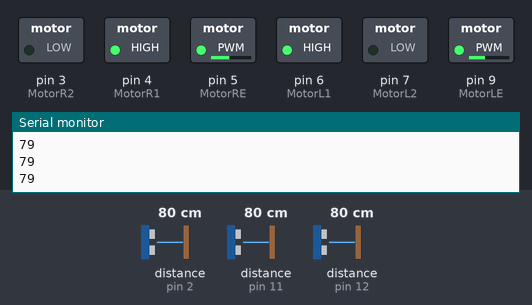
This sketch was run on a simulated Arduino Uno, built with avr-gcc and run on an emulated ATmega328P. Parts: switched loads named in the sketch (green lamp = pin HIGH), the last lines printed to the serial monitor. Wiring (inferred from the names in the program): 3 × ultrasonic range finder: trigger pin 8, echo pin 2 / trigger pin 10, echo pin 11 / trigger pin 13, echo pin 12. The test bench sets the inputs (shaded band); at power-on: distance to the obstacle (sensors on pin 12, pin 11, pin 2) 80 cm. The echo pulse lasts 58.3 µs per cm; pins used as bus, display or sensor lines are not drawn.

Above: at 1.2 s.
1.3 s: distance to the obstacle (sensor on pin 12) set to 13 cm
2.8 s: distance to the obstacle (sensor on pin 12) set to 10 cm
At 3.8 s:
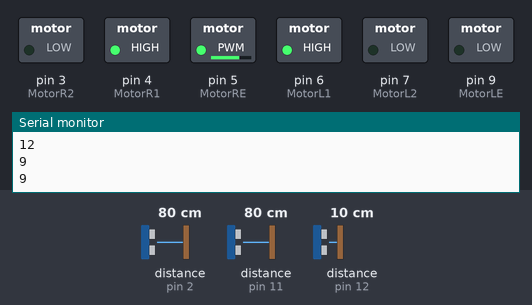
4.3 s: distance to the obstacle (sensor on pin 11) set to 22 cm
5.8 s: distance to the obstacle (sensor on pin 11) set to 18 cm
At 6.9 s:
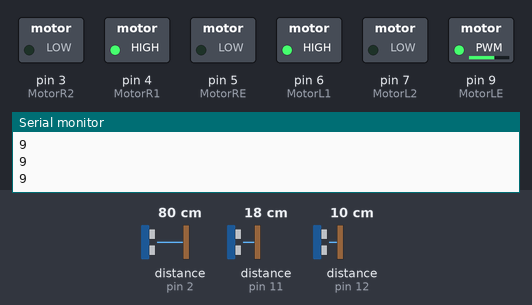
7.3 s: distance to the obstacle (sensor on pin 11) set to 35 cm
At 7.8 s:
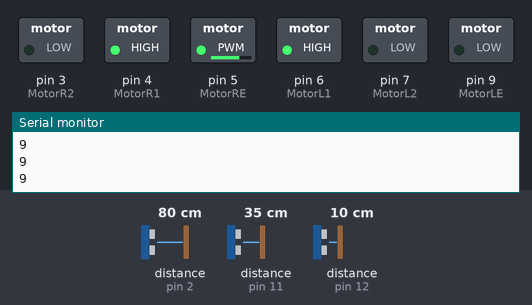
8.9 s: distance to the obstacle (sensor on pin 11) set to 2 cm
At 9.8 s:
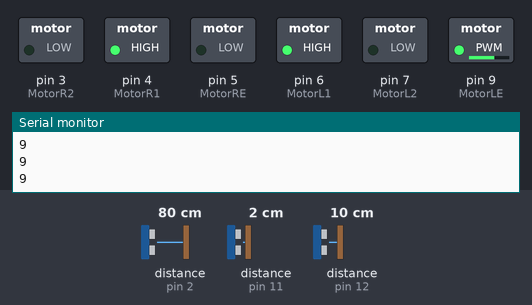
Timing chart, 0 to 11.4 s (numbered marks = the images above; inputs shaded):
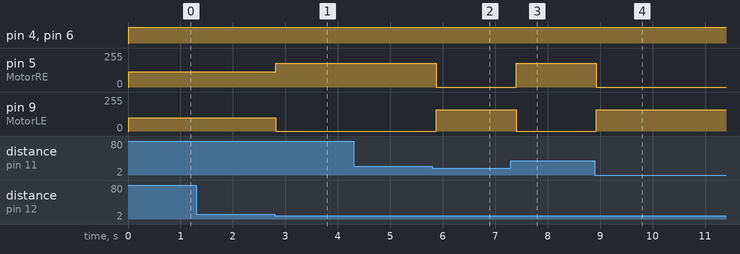

Measured:
- the behaviour switches between 12 and 11 cm on distance to the obstacle (sensor on pin 12) (found by bisection; images 0 and 1)
- the behaviour switches between 21 and 20 cm on distance to the obstacle (sensor on pin 11) (found by bisection; images 1 and 2)
- after the input at 2.8 s, pin 5 (MotorRE): 115/255 → 180/255 at once; pin 9 (MotorLE): 100/255 → 0/255 at once
- after the input at 5.8 s, pin 5 (MotorRE): 180/255 → 0/255 after 0.08 s; pin 9 (MotorLE): 0/255 → 160/255 after 0.08 s
- after the input at 7.3 s, pin 5 (MotorRE): 0/255 → 180/255 after 0.10 s; pin 9 (MotorLE): 160/255 → 0/255 after 0.10 s
- after the input at 8.9 s, pin 5 (MotorRE): 180/255 → 0/255 at once; pin 9 (MotorLE): 0/255 → 160/255 at once

The sketch:

sketch_mar28a.ino
```cpp
#define onechoPin 12 //Ultrasonik sensÃ¶rÃ¼n echo pini Arduino'nun 12.pinine
#define ontrigPin 13
#define solechoPin 11 //Ultrasonik sensÃ¶rÃ¼n echo pini Arduino'nun 12.pinine
#define soltrigPin 10
#define sagechoPin 2 //Ultrasonik sensÃ¶rÃ¼n echo pini Arduino'nun 12.pinine
#define sagtrigPin 8//Ultrasonik sensÃ¶rÃ¼n trig pini Arduino'nun 13.pinine tanÄ±mlandÄ±.
#define MotorR1 4
#define MotorR2 3
#define MotorRE 5  // Motor pinlerini tanÄ±mlÄ±yoruz.
#define MotorL1 6
#define MotorL2 7
#define MotorLE 9


long sure,sure3,sure2, uzaklik , uzaklik2 , uzaklik3; //sÃ¼re ve uzaklÄ±k diye iki deÄŸiÅŸken tanÄ±mlÄ±yoruz.

void setup() {


  // ultrasonik sensÃ¶r Trig pininden ses dalgalarÄ± gÃ¶nderdiÄŸi iÃ§in OUTPUT (Ã‡Ä±kÄ±ÅŸ),
  // bu dalgalarÄ± Echo pini ile geri aldÄ±ÄŸÄ± iÃ§in INPUT (GiriÅŸ) olarak tanÄ±mlanÄ±r.
  pinMode(onechoPin, INPUT);
  pinMode(ontrigPin, OUTPUT);
  pinMode(solechoPin, INPUT);
  pinMode(soltrigPin, OUTPUT);
  pinMode(sagechoPin, INPUT);
  pinMode(sagtrigPin, OUTPUT);

  pinMode(MotorL1, OUTPUT);
  pinMode(MotorL2, OUTPUT);
  pinMode(MotorLE, OUTPUT); //MotorlarÄ±mÄ±zÄ± Ã§Ä±kÄ±ÅŸ olarak tanÄ±mlÄ±yoruz.
  pinMode(MotorR1, OUTPUT);
  pinMode(MotorR2, OUTPUT);
  pinMode(MotorRE, OUTPUT);


  Serial.begin(9600);

}

void loop() {


  digitalWrite(ontrigPin, LOW); //sensÃ¶r pasif hale getirildi
  delayMicroseconds(5);
  digitalWrite(ontrigPin, HIGH); //Sensore ses dalgasÄ±nÄ±n Ã¼retmesi iÃ§in emir verildi
  delayMicroseconds(10);
  digitalWrite(ontrigPin, LOW); //Yeni dalgalarÄ±n Ã¼retilmemesi iÃ§in trig pini LOW konumuna getirildi

  sure = pulseIn(onechoPin, HIGH); //ses dalgasÄ±nÄ±n geri dÃ¶nmesi iÃ§in geÃ§en sure Ã¶lÃ§Ã¼lÃ¼yor
  uzaklik = sure / 29.1 / 2; //Ã¶lÃ§Ã¼len sÃ¼re uzaklÄ±ÄŸa Ã§evriliyor

  digitalWrite(soltrigPin, LOW); //sensÃ¶r pasif hale getirildi
  delayMicroseconds(5);
  digitalWrite(soltrigPin, HIGH); //Sensore ses dalgasÄ±nÄ±n Ã¼retmesi iÃ§in emir verildi
  delayMicroseconds(10);
  digitalWrite(soltrigPin, LOW); //Yeni dalgalarÄ±n Ã¼retilmemesi iÃ§in trig pini LOW konumuna getirildi

  sure2 = pulseIn(solechoPin, HIGH); //ses dalgasÄ±nÄ±n geri dÃ¶nmesi iÃ§in geÃ§en sure Ã¶lÃ§Ã¼lÃ¼yor
  uzaklik2 = sure2 / 29.1 / 2; //Ã¶lÃ§Ã¼len sÃ¼re uzaklÄ±ÄŸa Ã§evriliyor

  digitalWrite(sagtrigPin, LOW); //sensÃ¶r pasif hale getirildi
  delayMicroseconds(5);
  digitalWrite(sagtrigPin, HIGH); //Sensore ses dalgasÄ±nÄ±n Ã¼retmesi iÃ§in emir verildi
  delayMicroseconds(10);
  digitalWrite(sagtrigPin, LOW); //Yeni dalgalarÄ±n Ã¼retilmemesi iÃ§in trig pini LOW konumuna getirildi

  sure3 = pulseIn(sagechoPin, HIGH); //ses dalgasÄ±nÄ±n geri dÃ¶nmesi iÃ§in geÃ§en sure Ã¶lÃ§Ã¼lÃ¼yor
  uzaklik3 = sure3 / 29.1 / 2; //Ã¶lÃ§Ã¼len sÃ¼re uzaklÄ±ÄŸa Ã§evriliyor
  Serial.println(uzaklik);


  if(uzaklik > 10){ // UzaklÄ±k 15'den kÃ¼Ã§Ã¼k ise,
   ileri();
  //delay(100);
  }
    else{
    if(uzaklik2 < 20){

      sag();
      delay(500);
    }
      else{
      sol();
      delay(500);
      }
    }


  }


void ileri(){  // Robotun ileri yÃ¶nde hareketi iÃ§in fonksiyon tanÄ±mlÄ±yoruz.

  digitalWrite(MotorR1, HIGH); // SaÄŸ motorun ileri hareketi aktif
  digitalWrite(MotorR2, LOW); // SaÄŸ motorun geri hareketi pasif
  analogWrite(MotorRE, 115 ); // SaÄŸ motorun hÄ±zÄ± 150

  digitalWrite(MotorL1, HIGH); // Sol motorun ileri hareketi aktif
  digitalWrite(MotorL2, LOW); // Sol motorun geri hareketi pasif
  analogWrite(MotorLE, 100); // Sol motorun hÄ±zÄ± 150


}


void sag(){ // Robotun saÄŸa dÃ¶nme hareketi iÃ§in fonksiyon tanÄ±mlÄ±yoruz.

  digitalWrite(MotorR1, HIGH); // SaÄŸ motorun ileri hareketi aktif
  digitalWrite(MotorR2, LOW); // SaÄŸ motorun geri hareketi pasif
  analogWrite(MotorRE, 0); // SaÄŸ motorun hÄ±zÄ± 0 (Motor duruyor)

  digitalWrite(MotorL1, HIGH); // Sol motorun ileri hareketi aktif
  digitalWrite(MotorL2, LOW); // Sol motorun geri hareketi pasif
  analogWrite(MotorLE, 160); // Sol motorun hÄ±zÄ± 150


}
void sol(){ // Robotun saÄŸa dÃ¶nme hareketi iÃ§in fonksiyon tanÄ±mlÄ±yoruz.

  digitalWrite(MotorR1, HIGH); // SaÄŸ motorun ileri hareketi aktif
  digitalWrite(MotorR2, LOW); // SaÄŸ motorun geri hareketi pasif
  analogWrite(MotorRE, 180); // SaÄŸ motorun hÄ±zÄ± 0 (Motor duruyor)

  digitalWrite(MotorL1, HIGH); // Sol motorun ileri hareketi aktif
  digitalWrite(MotorL2, LOW); // Sol motorun geri hareketi pasif
  analogWrite(MotorLE, 0); // Sol motorun hÄ±zÄ± 150


}


void geri(){ // Robotun geri yÃ¶nde hareketi iÃ§in fonksiyon tanimliyoruz.

  digitalWrite(MotorR1, LOW); // SaÄŸ motorun ileri hareketi pasif
  digitalWrite(MotorR2, HIGH); // SaÄŸ motorun geri hareketi aktif
  analogWrite(MotorRE, 0); // SaÄŸ motorun hÄ±zÄ± 150

  digitalWrite(MotorL1, LOW); // Sol motorun ileri hareketi pasif
  digitalWrite(MotorL2, HIGH); // Sol motorun geri hareketi aktif
  analogWrite(MotorLE, 0); // Sol motorun hÄ±zÄ± 150
  }
```
